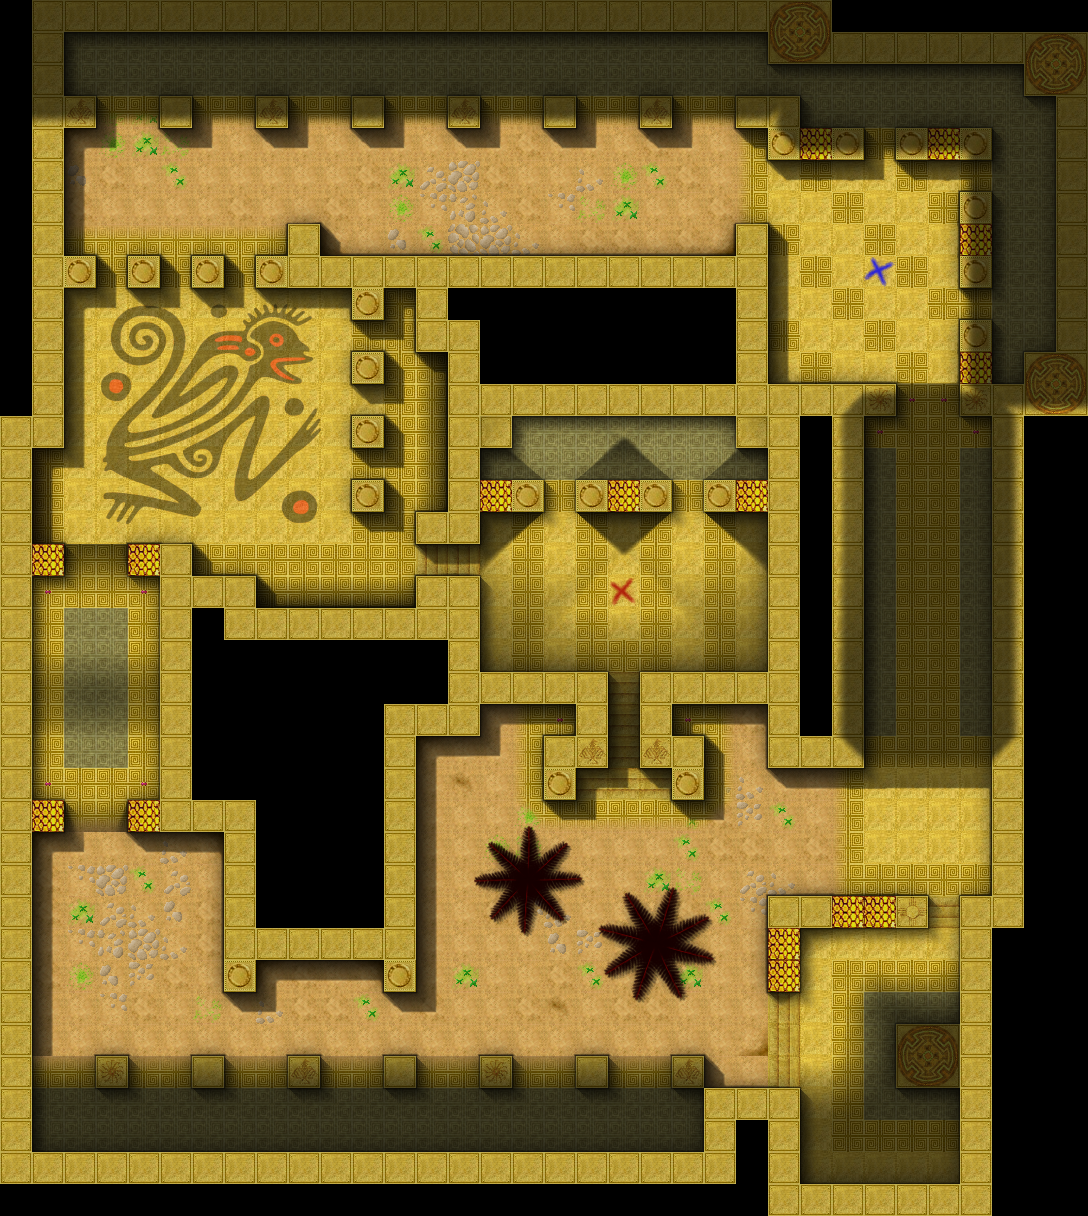

Rendered tile map (Tiled .tmx) drawn with the repository's tilesets; below, a short description and the map source with its tile grids summarised:
An orthogonal 34x38 tile map with 32x32 px tiles, 1 tile layer (Tile Layer 1) and 25 objects.

<map version="1.10" tiledversion="1.10.2" orientation="orthogonal" renderorder="right-down" width="34" height="38" tilewidth="32" tileheight="32" infinite="0" nextlayerid="3" nextobjectid="26">
 <tileset firstgid="1" source="../innerworld3.tsx" />
 <layer id="1" name="Tile Layer 1" width="34" height="38">
  <data>[1292 cells, 1292 non-empty, 1292 distinct tile ids]</data>
 </layer>
 <objectgroup id="2" name="collision">
  <object id="1" x="62.5" y="30.5">
   <polygon points="0,0 1.5,67 31,67.5 32,95.5 0,96.5 1.5,226.5 30.5,225 30.5,251.5 2.5,256.5 2,419 -30.5,417 -32,514.5 -1.5,515 -1,542.5 -29.5,543.5 -28.5,770.5 -2.5,768.5 0.5,799.5 -30.5,798.5 -31,1123.5 643.5,1121.5 640.5,1056 608.5,1056 609.5,1020.5 638.5,1025.5 641.5,1059.5 736.5,1058.5 735,1147.5 898.5,1152 897.5,863.5 930.5,865 928,386.5 898,385 897.5,351.5 898,287 926.5,288 925,350 959,352 962,323 993,322 993,65 963,63 961,32.5 706.5,33 704,2.5" />
  </object>
  <object id="2" x="94.75" y="1054.75">
   <polygon points="0,0 1,33.75 31.5,33 32.75,0.5" />
  </object>
  <object id="3" x="190.25" y="1053.25">
   <polygon points="0,0 1.75,34.75 35.25,34.75 32.75,0" />
  </object>
  <object id="4" x="288" y="1055">
   <polygon points="0,0 -0.5,34.75 31.25,33 31.75,0.5" />
  </object>
  <object id="5" x="383.25" y="1054.75">
   <polygon points="0,0 0.75,32.75 32,33 31.25,-0.25" />
  </object>
  <object id="6" x="478" y="1054">
   <polygon points="0,0 1.75,33.75 33,32.5 32.75,-0.25" />
  </object>
  <object id="7" x="574.25" y="1055">
   <polygon points="0,0 0.75,33.25 32.5,32.25 32.25,-1.5" />
  </object>
  <object id="8" x="160" y="544.5">
   <polygon points="0,0 -32.5,-4.5 -31.5,26 -0.5,28.5 0,260.5 -32,256 -32,283.5 62.5,287 62.5,445 93.5,448 93,414.5 220.5,416.5 221,447 253,447 254.5,190.5 319.5,190.5 318.5,158 411.5,160 414.5,189 383,190.5 383,255.5 413.5,253.5 417,221.5 446.5,221 447,126 319.5,127.5 319.5,28.5 255.5,32 256.5,61.5 94,63.5 93,31 31.5,31.5 31,-1" />
  </object>
  <object id="9" x="417" y="510">
   <polygon points="0,0 31,0.5 29.5,-155.5 -0.5,-161 -1.5,-223 -36,-224.5 -31.5,-189.5 -64.5,-190.5 -66.5,-224 -162.5,-222.5 -164.5,-256.5 -132,-256 -130.5,-285.5 -99.5,-287 -98.5,-258.5 314.5,-256 317,-289 350.5,-288 349.5,-124.5 477.5,-127.5 479,-95 446,-95.5 446.5,256 351.5,258 351.5,190 255.5,194.5 257,228.5 287,226 287,291 256,291 254,253.5 223.5,255 223.5,161.5 349.5,159.5 354,2 286.5,0.5 286,-32 354,-30.5 351,-64.5 321.5,-65 317.5,-95 95.5,-95.5 95,-66 60.5,-62 64,-28 126,-29.5 126.5,-1.5" />
  </object>
  <object id="10" x="575" y="480.5">
   <polygon points="0,0 -1,29.5 96.5,30 95,-1" />
  </object>
  <object id="11" x="353" y="353">
   <polygon points="0,0 -2,27.5 30,29 29.5,-4.5" />
  </object>
  <object id="12" x="352" y="414.5">
   <polygon points="0,0 -1.5,30 31,31.5 32.5,0.5" />
  </object>
  <object id="13" x="351" y="481">
   <polygon points="0,0 0,25.5 30.5,29.5 30.5,0" />
  </object>
  <object id="14" x="127" y="255.5">
   <polygon points="0,0 -1,29 31.5,30 31.5,-1" />
  </object>
  <object id="15" x="189.5" y="255">
   <polygon points="0,0 3,31.5 34,34 35,1" />
  </object>
  <object id="16" x="161" y="96">
   <polygon points="0,0 -1,29.5 32.5,31.5 31.5,1" />
  </object>
  <object id="17" x="255" y="97.5">
   <polygon points="0,0 1,32.5 33,29 31,1" />
  </object>
  <object id="18" x="349" y="95">
   <polygon points="0,0 4.5,31.5 35.5,35 32.5,1 -6,-1" />
  </object>
  <object id="19" x="445" y="95">
   <polygon points="0,0 -1,33 36,34 32.5,1.5" />
  </object>
  <object id="20" x="543.5" y="96.5">
   <polygon points="0,0 1.5,29.5 34,28.5 30.5,-2" />
  </object>
  <object id="21" x="640" y="95">
   <polygon points="0,0 1,32.5 32.5,32.5 32,-1" />
  </object>
  <object id="22" x="733.5" y="97.5">
   <polygon points="0,0 3,31 32.5,30.5 34,61.5 129,60 130.5,28.5 65.5,32.5 63.5,-2" />
  </object>
  <object id="23" x="898.5" y="129.5">
   <polygon points="0,0 -3.5,26.5 92,28 91.5,-3" />
  </object>
  <object id="24" x="960.5" y="193">
   <polygon points="0,0 -1,94 28.5,96 31.5,-2" />
  </object>
  <object id="25" x="766" y="897">
   <polygon points="0,0 0.5,91.5 32.5,92 32,27.5 161,30.5 158.5,-3" />
  </object>
 </objectgroup>
</map>
